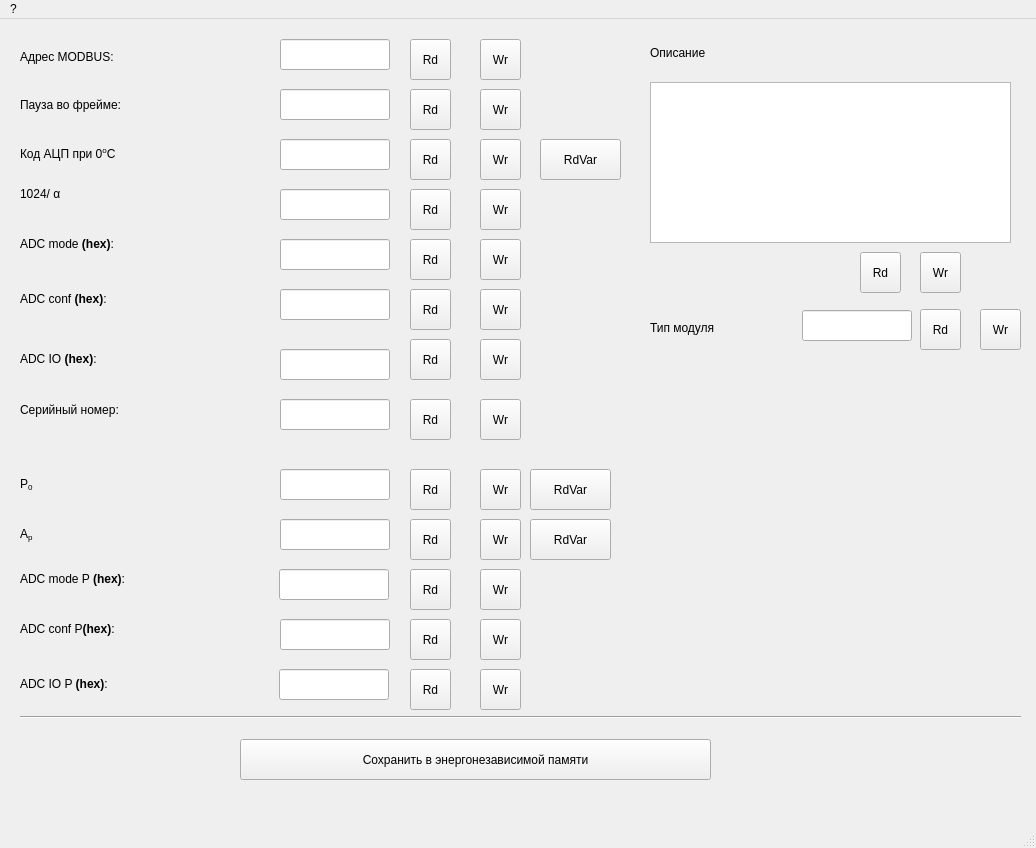
<?xml version="1.0" encoding="UTF-8"?>
<ui version="4.0">
 <class>fmTPConf</class>
 <widget class="QMainWindow" name="fmTPConf">
  <property name="geometry">
   <rect>
    <x>0</x>
    <y>0</y>
    <width>1036</width>
    <height>848</height>
   </rect>
  </property>
  <property name="minimumSize">
   <size>
    <width>1036</width>
    <height>848</height>
   </size>
  </property>
  <property name="maximumSize">
   <size>
    <width>1036</width>
    <height>848</height>
   </size>
  </property>
  <property name="windowTitle">
   <string>Настройки термометра  и измерителя давления</string>
  </property>
  <widget class="QWidget" name="centralwidget">
   <widget class="QLabel" name="label_22">
    <property name="geometry">
     <rect>
      <x>20</x>
      <y>500</y>
      <width>151</width>
      <height>31</height>
     </rect>
    </property>
    <property name="font">
     <font>
      <pointsize>9</pointsize>
     </font>
    </property>
    <property name="lineWidth">
     <number>-5</number>
    </property>
    <property name="text">
     <string>A&lt;sub&gt;p&lt;/sub&gt;</string>
    </property>
   </widget>
   <widget class="QLabel" name="label_15">
    <property name="geometry">
     <rect>
      <x>20</x>
      <y>450</y>
      <width>141</width>
      <height>31</height>
     </rect>
    </property>
    <property name="font">
     <font>
      <pointsize>9</pointsize>
     </font>
    </property>
    <property name="lineWidth">
     <number>-5</number>
    </property>
    <property name="text">
     <string>P&lt;sub&gt;0&lt;/sub&gt;</string>
    </property>
   </widget>
   <widget class="QToolButton" name="tbApWr">
    <property name="geometry">
     <rect>
      <x>480</x>
      <y>500</y>
      <width>41</width>
      <height>41</height>
     </rect>
    </property>
    <property name="text">
     <string>Wr</string>
    </property>
   </widget>
   <widget class="QToolButton" name="tbP0Rd">
    <property name="geometry">
     <rect>
      <x>410</x>
      <y>450</y>
      <width>41</width>
      <height>41</height>
     </rect>
    </property>
    <property name="text">
     <string>Rd</string>
    </property>
   </widget>
   <widget class="QLineEdit" name="leP0">
    <property name="geometry">
     <rect>
      <x>280</x>
      <y>450</y>
      <width>110</width>
      <height>31</height>
     </rect>
    </property>
    <property name="font">
     <font>
      <pointsize>9</pointsize>
     </font>
    </property>
   </widget>
   <widget class="QToolButton" name="tbApRd">
    <property name="geometry">
     <rect>
      <x>410</x>
      <y>500</y>
      <width>41</width>
      <height>41</height>
     </rect>
    </property>
    <property name="text">
     <string>Rd</string>
    </property>
   </widget>
   <widget class="QToolButton" name="tbP0Wr">
    <property name="geometry">
     <rect>
      <x>480</x>
      <y>450</y>
      <width>41</width>
      <height>41</height>
     </rect>
    </property>
    <property name="text">
     <string>Wr</string>
    </property>
   </widget>
   <widget class="QLineEdit" name="leAp">
    <property name="geometry">
     <rect>
      <x>280</x>
      <y>500</y>
      <width>110</width>
      <height>31</height>
     </rect>
    </property>
    <property name="font">
     <font>
      <pointsize>9</pointsize>
     </font>
    </property>
   </widget>
   <widget class="QToolButton" name="tbPConfWr">
    <property name="geometry">
     <rect>
      <x>480</x>
      <y>600</y>
      <width>41</width>
      <height>41</height>
     </rect>
    </property>
    <property name="text">
     <string>Wr</string>
    </property>
   </widget>
   <widget class="QToolButton" name="tbPModeWr">
    <property name="geometry">
     <rect>
      <x>480</x>
      <y>550</y>
      <width>41</width>
      <height>41</height>
     </rect>
    </property>
    <property name="text">
     <string>Wr</string>
    </property>
   </widget>
   <widget class="QToolButton" name="tbPIOWr">
    <property name="geometry">
     <rect>
      <x>480</x>
      <y>650</y>
      <width>41</width>
      <height>41</height>
     </rect>
    </property>
    <property name="text">
     <string>Wr</string>
    </property>
   </widget>
   <widget class="QLabel" name="label_23">
    <property name="geometry">
     <rect>
      <x>20</x>
      <y>640</y>
      <width>181</width>
      <height>51</height>
     </rect>
    </property>
    <property name="font">
     <font>
      <pointsize>9</pointsize>
     </font>
    </property>
    <property name="text">
     <string>ADC IO P &lt;b&gt;(hex)&lt;/b&gt;:</string>
    </property>
   </widget>
   <widget class="QToolButton" name="tbPConfRd">
    <property name="geometry">
     <rect>
      <x>410</x>
      <y>600</y>
      <width>41</width>
      <height>41</height>
     </rect>
    </property>
    <property name="text">
     <string>Rd</string>
    </property>
   </widget>
   <widget class="QToolButton" name="tbPModeRd">
    <property name="geometry">
     <rect>
      <x>410</x>
      <y>550</y>
      <width>41</width>
      <height>41</height>
     </rect>
    </property>
    <property name="text">
     <string>Rd</string>
    </property>
   </widget>
   <widget class="QLabel" name="label_24">
    <property name="geometry">
     <rect>
      <x>20</x>
      <y>590</y>
      <width>201</width>
      <height>41</height>
     </rect>
    </property>
    <property name="font">
     <font>
      <pointsize>9</pointsize>
     </font>
    </property>
    <property name="text">
     <string>ADC conf P&lt;b&gt;(hex)&lt;/b&gt;:</string>
    </property>
   </widget>
   <widget class="QToolButton" name="tbPIORd">
    <property name="geometry">
     <rect>
      <x>410</x>
      <y>650</y>
      <width>41</width>
      <height>41</height>
     </rect>
    </property>
    <property name="text">
     <string>Rd</string>
    </property>
   </widget>
   <widget class="QLineEdit" name="leIO_P">
    <property name="geometry">
     <rect>
      <x>279</x>
      <y>650</y>
      <width>110</width>
      <height>31</height>
     </rect>
    </property>
    <property name="font">
     <font>
      <pointsize>9</pointsize>
     </font>
    </property>
   </widget>
   <widget class="QLineEdit" name="leMode_P">
    <property name="geometry">
     <rect>
      <x>279</x>
      <y>550</y>
      <width>110</width>
      <height>31</height>
     </rect>
    </property>
    <property name="font">
     <font>
      <pointsize>9</pointsize>
     </font>
    </property>
   </widget>
   <widget class="QLabel" name="label_25">
    <property name="geometry">
     <rect>
      <x>20</x>
      <y>540</y>
      <width>211</width>
      <height>41</height>
     </rect>
    </property>
    <property name="font">
     <font>
      <pointsize>9</pointsize>
     </font>
    </property>
    <property name="text">
     <string>ADC mode P &lt;b&gt;(hex)&lt;/b&gt;:</string>
    </property>
   </widget>
   <widget class="QLineEdit" name="leConf_P">
    <property name="geometry">
     <rect>
      <x>280</x>
      <y>600</y>
      <width>110</width>
      <height>31</height>
     </rect>
    </property>
    <property name="font">
     <font>
      <pointsize>9</pointsize>
     </font>
    </property>
   </widget>
   <widget class="QToolButton" name="tbP0RdVar">
    <property name="geometry">
     <rect>
      <x>530</x>
      <y>450</y>
      <width>81</width>
      <height>41</height>
     </rect>
    </property>
    <property name="text">
     <string>RdVar</string>
    </property>
   </widget>
   <widget class="QToolButton" name="tbApRdVar">
    <property name="geometry">
     <rect>
      <x>530</x>
      <y>500</y>
      <width>81</width>
      <height>41</height>
     </rect>
    </property>
    <property name="text">
     <string>RdVar</string>
    </property>
   </widget>
   <widget class="QToolButton" name="tbAddrMBWr">
    <property name="geometry">
     <rect>
      <x>480</x>
      <y>20</y>
      <width>41</width>
      <height>41</height>
     </rect>
    </property>
    <property name="text">
     <string>Wr</string>
    </property>
   </widget>
   <widget class="QToolButton" name="tbCR0RdVar">
    <property name="geometry">
     <rect>
      <x>540</x>
      <y>120</y>
      <width>81</width>
      <height>41</height>
     </rect>
    </property>
    <property name="text">
     <string>RdVar</string>
    </property>
   </widget>
   <widget class="QLineEdit" name="leKa">
    <property name="geometry">
     <rect>
      <x>280</x>
      <y>170</y>
      <width>110</width>
      <height>31</height>
     </rect>
    </property>
    <property name="font">
     <font>
      <pointsize>9</pointsize>
     </font>
    </property>
   </widget>
   <widget class="QToolButton" name="tbKaRd">
    <property name="geometry">
     <rect>
      <x>410</x>
      <y>170</y>
      <width>41</width>
      <height>41</height>
     </rect>
    </property>
    <property name="text">
     <string>Rd</string>
    </property>
   </widget>
   <widget class="QLineEdit" name="leAddrMB">
    <property name="geometry">
     <rect>
      <x>280</x>
      <y>20</y>
      <width>110</width>
      <height>31</height>
     </rect>
    </property>
    <property name="font">
     <font>
      <pointsize>9</pointsize>
     </font>
    </property>
   </widget>
   <widget class="QToolButton" name="tbIOWr">
    <property name="geometry">
     <rect>
      <x>480</x>
      <y>320</y>
      <width>41</width>
      <height>41</height>
     </rect>
    </property>
    <property name="text">
     <string>Wr</string>
    </property>
   </widget>
   <widget class="QLineEdit" name="leConf">
    <property name="geometry">
     <rect>
      <x>280</x>
      <y>270</y>
      <width>110</width>
      <height>31</height>
     </rect>
    </property>
    <property name="font">
     <font>
      <pointsize>9</pointsize>
     </font>
    </property>
   </widget>
   <widget class="QToolButton" name="tbIORd">
    <property name="geometry">
     <rect>
      <x>410</x>
      <y>320</y>
      <width>41</width>
      <height>41</height>
     </rect>
    </property>
    <property name="text">
     <string>Rd</string>
    </property>
   </widget>
   <widget class="QLineEdit" name="leMode">
    <property name="geometry">
     <rect>
      <x>280</x>
      <y>220</y>
      <width>110</width>
      <height>31</height>
     </rect>
    </property>
    <property name="font">
     <font>
      <pointsize>9</pointsize>
     </font>
    </property>
   </widget>
   <widget class="QToolButton" name="tbTypeIDWr">
    <property name="geometry">
     <rect>
      <x>980</x>
      <y>290</y>
      <width>41</width>
      <height>41</height>
     </rect>
    </property>
    <property name="text">
     <string>Wr</string>
    </property>
   </widget>
   <widget class="QLabel" name="label_20">
    <property name="geometry">
     <rect>
      <x>20</x>
      <y>210</y>
      <width>201</width>
      <height>31</height>
     </rect>
    </property>
    <property name="font">
     <font>
      <pointsize>9</pointsize>
     </font>
    </property>
    <property name="text">
     <string>ADC mode &lt;b&gt;(hex)&lt;/b&gt;:</string>
    </property>
   </widget>
   <widget class="QLabel" name="label_12">
    <property name="geometry">
     <rect>
      <x>20</x>
      <y>160</y>
      <width>191</width>
      <height>31</height>
     </rect>
    </property>
    <property name="font">
     <font>
      <pointsize>9</pointsize>
     </font>
    </property>
    <property name="lineWidth">
     <number>-5</number>
    </property>
    <property name="text">
     <string>1024/ &amp;#945;</string>
    </property>
    <property name="textFormat">
     <enum>Qt::RichText</enum>
    </property>
   </widget>
   <widget class="QLineEdit" name="leIO">
    <property name="geometry">
     <rect>
      <x>280</x>
      <y>330</y>
      <width>110</width>
      <height>31</height>
     </rect>
    </property>
    <property name="font">
     <font>
      <pointsize>9</pointsize>
     </font>
    </property>
   </widget>
   <widget class="QLineEdit" name="leTypeID">
    <property name="geometry">
     <rect>
      <x>802</x>
      <y>291</y>
      <width>110</width>
      <height>31</height>
     </rect>
    </property>
    <property name="font">
     <font>
      <pointsize>9</pointsize>
     </font>
    </property>
   </widget>
   <widget class="QToolButton" name="tbthrATRd">
    <property name="geometry">
     <rect>
      <x>410</x>
      <y>70</y>
      <width>41</width>
      <height>41</height>
     </rect>
    </property>
    <property name="text">
     <string>Rd</string>
    </property>
   </widget>
   <widget class="QToolButton" name="tbAddrMBRd">
    <property name="geometry">
     <rect>
      <x>410</x>
      <y>20</y>
      <width>41</width>
      <height>41</height>
     </rect>
    </property>
    <property name="text">
     <string>Rd</string>
    </property>
   </widget>
   <widget class="QToolButton" name="tbKaWr">
    <property name="geometry">
     <rect>
      <x>480</x>
      <y>170</y>
      <width>41</width>
      <height>41</height>
     </rect>
    </property>
    <property name="text">
     <string>Wr</string>
    </property>
   </widget>
   <widget class="QToolButton" name="tbConfRd">
    <property name="geometry">
     <rect>
      <x>410</x>
      <y>270</y>
      <width>41</width>
      <height>41</height>
     </rect>
    </property>
    <property name="text">
     <string>Rd</string>
    </property>
   </widget>
   <widget class="QTextEdit" name="teDescribe">
    <property name="geometry">
     <rect>
      <x>650</x>
      <y>63</y>
      <width>361</width>
      <height>161</height>
     </rect>
    </property>
   </widget>
   <widget class="QToolButton" name="tbSerNumWr">
    <property name="geometry">
     <rect>
      <x>480</x>
      <y>380</y>
      <width>41</width>
      <height>41</height>
     </rect>
    </property>
    <property name="text">
     <string>Wr</string>
    </property>
   </widget>
   <widget class="QToolButton" name="tbModeRd">
    <property name="geometry">
     <rect>
      <x>410</x>
      <y>220</y>
      <width>41</width>
      <height>41</height>
     </rect>
    </property>
    <property name="text">
     <string>Rd</string>
    </property>
   </widget>
   <widget class="QToolButton" name="tbSave">
    <property name="geometry">
     <rect>
      <x>240</x>
      <y>720</y>
      <width>471</width>
      <height>41</height>
     </rect>
    </property>
    <property name="text">
     <string>Сохранить в энергонезависимой памяти</string>
    </property>
   </widget>
   <widget class="QToolButton" name="tbSerNumRd">
    <property name="geometry">
     <rect>
      <x>410</x>
      <y>380</y>
      <width>41</width>
      <height>41</height>
     </rect>
    </property>
    <property name="text">
     <string>Rd</string>
    </property>
   </widget>
   <widget class="QLabel" name="label_34">
    <property name="geometry">
     <rect>
      <x>650</x>
      <y>293</y>
      <width>131</width>
      <height>31</height>
     </rect>
    </property>
    <property name="font">
     <font>
      <pointsize>9</pointsize>
     </font>
    </property>
    <property name="text">
     <string>Тип модуля</string>
    </property>
   </widget>
   <widget class="QLabel" name="label_21">
    <property name="geometry">
     <rect>
      <x>20</x>
      <y>320</y>
      <width>171</width>
      <height>41</height>
     </rect>
    </property>
    <property name="font">
     <font>
      <pointsize>9</pointsize>
     </font>
    </property>
    <property name="text">
     <string>ADC IO &lt;b&gt;(hex)&lt;/b&gt;:</string>
    </property>
   </widget>
   <widget class="QToolButton" name="tbTypeIDRd">
    <property name="geometry">
     <rect>
      <x>920</x>
      <y>290</y>
      <width>41</width>
      <height>41</height>
     </rect>
    </property>
    <property name="text">
     <string>Rd</string>
    </property>
   </widget>
   <widget class="QLabel" name="label_16">
    <property name="geometry">
     <rect>
      <x>20</x>
      <y>30</y>
      <width>191</width>
      <height>16</height>
     </rect>
    </property>
    <property name="font">
     <font>
      <pointsize>9</pointsize>
     </font>
    </property>
    <property name="text">
     <string>Адрес MODBUS:</string>
    </property>
   </widget>
   <widget class="QToolButton" name="tbConfWr">
    <property name="geometry">
     <rect>
      <x>480</x>
      <y>270</y>
      <width>41</width>
      <height>41</height>
     </rect>
    </property>
    <property name="text">
     <string>Wr</string>
    </property>
   </widget>
   <widget class="QToolButton" name="tbthrATWr">
    <property name="geometry">
     <rect>
      <x>480</x>
      <y>70</y>
      <width>41</width>
      <height>41</height>
     </rect>
    </property>
    <property name="text">
     <string>Wr</string>
    </property>
   </widget>
   <widget class="Line" name="line_3">
    <property name="geometry">
     <rect>
      <x>20</x>
      <y>690</y>
      <width>1001</width>
      <height>16</height>
     </rect>
    </property>
    <property name="orientation">
     <enum>Qt::Horizontal</enum>
    </property>
   </widget>
   <widget class="QLabel" name="label_2">
    <property name="geometry">
     <rect>
      <x>20</x>
      <y>120</y>
      <width>201</width>
      <height>31</height>
     </rect>
    </property>
    <property name="font">
     <font>
      <pointsize>9</pointsize>
     </font>
    </property>
    <property name="text">
     <string>Код АЦП при 0&lt;sup&gt;o&lt;/sup&gt;С</string>
    </property>
   </widget>
   <widget class="QLabel" name="label_17">
    <property name="geometry">
     <rect>
      <x>20</x>
      <y>70</y>
      <width>201</width>
      <height>31</height>
     </rect>
    </property>
    <property name="font">
     <font>
      <pointsize>9</pointsize>
     </font>
    </property>
    <property name="text">
     <string>Пауза во фрейме:</string>
    </property>
   </widget>
   <widget class="QLabel" name="label_33">
    <property name="geometry">
     <rect>
      <x>650</x>
      <y>23</y>
      <width>131</width>
      <height>21</height>
     </rect>
    </property>
    <property name="font">
     <font>
      <pointsize>9</pointsize>
     </font>
    </property>
    <property name="text">
     <string>Описание</string>
    </property>
   </widget>
   <widget class="QLineEdit" name="leSerNum">
    <property name="geometry">
     <rect>
      <x>280</x>
      <y>380</y>
      <width>110</width>
      <height>31</height>
     </rect>
    </property>
    <property name="font">
     <font>
      <pointsize>9</pointsize>
     </font>
    </property>
   </widget>
   <widget class="QLabel" name="label_18">
    <property name="geometry">
     <rect>
      <x>20</x>
      <y>260</y>
      <width>191</width>
      <height>41</height>
     </rect>
    </property>
    <property name="font">
     <font>
      <pointsize>9</pointsize>
     </font>
    </property>
    <property name="text">
     <string>ADC conf &lt;b&gt;(hex)&lt;/b&gt;:</string>
    </property>
   </widget>
   <widget class="QToolButton" name="tbCR0Wr">
    <property name="geometry">
     <rect>
      <x>480</x>
      <y>120</y>
      <width>41</width>
      <height>41</height>
     </rect>
    </property>
    <property name="text">
     <string>Wr</string>
    </property>
   </widget>
   <widget class="QToolButton" name="tbModeWr">
    <property name="geometry">
     <rect>
      <x>480</x>
      <y>220</y>
      <width>41</width>
      <height>41</height>
     </rect>
    </property>
    <property name="text">
     <string>Wr</string>
    </property>
   </widget>
   <widget class="QLabel" name="label_19">
    <property name="geometry">
     <rect>
      <x>20</x>
      <y>380</y>
      <width>211</width>
      <height>21</height>
     </rect>
    </property>
    <property name="font">
     <font>
      <pointsize>9</pointsize>
     </font>
    </property>
    <property name="text">
     <string>Серийный номер:</string>
    </property>
   </widget>
   <widget class="QToolButton" name="tbCR0Rd">
    <property name="geometry">
     <rect>
      <x>410</x>
      <y>120</y>
      <width>41</width>
      <height>41</height>
     </rect>
    </property>
    <property name="text">
     <string>Rd</string>
    </property>
   </widget>
   <widget class="QToolButton" name="tbDescribeRd">
    <property name="geometry">
     <rect>
      <x>860</x>
      <y>233</y>
      <width>41</width>
      <height>41</height>
     </rect>
    </property>
    <property name="text">
     <string>Rd</string>
    </property>
   </widget>
   <widget class="QLineEdit" name="leCR0">
    <property name="geometry">
     <rect>
      <x>280</x>
      <y>120</y>
      <width>110</width>
      <height>31</height>
     </rect>
    </property>
    <property name="font">
     <font>
      <pointsize>9</pointsize>
     </font>
    </property>
   </widget>
   <widget class="QLineEdit" name="lethrAT">
    <property name="geometry">
     <rect>
      <x>280</x>
      <y>70</y>
      <width>110</width>
      <height>31</height>
     </rect>
    </property>
    <property name="font">
     <font>
      <pointsize>9</pointsize>
     </font>
    </property>
   </widget>
   <widget class="QToolButton" name="tbDescribeWr">
    <property name="geometry">
     <rect>
      <x>920</x>
      <y>233</y>
      <width>41</width>
      <height>41</height>
     </rect>
    </property>
    <property name="text">
     <string>Wr</string>
    </property>
   </widget>
  </widget>
  <widget class="QMenuBar" name="menubar">
   <property name="geometry">
    <rect>
     <x>0</x>
     <y>0</y>
     <width>1036</width>
     <height>38</height>
    </rect>
   </property>
   <widget class="QMenu" name="menu">
    <property name="title">
     <string>?</string>
    </property>
   </widget>
   <addaction name="menu"/>
  </widget>
  <widget class="QStatusBar" name="statusbar"/>
 </widget>
 <resources/>
 <connections/>
</ui>
